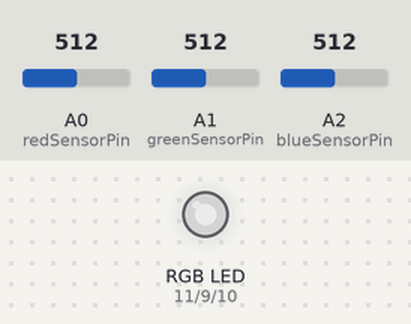
Bench run of a sketch on a simulated Arduino Uno, built with avr-gcc and run on an emulated ATmega328P. On the bench: an RGB LED mixed from three pins (HIGH = lit). The test bench sets the inputs (shaded band); at power-on: A0 (redSensorPin) = 512, A1 (greenSensorPin) = 512, A2 (blueSensorPin) = 512. Dim RGB values are drawn brighter than linear; what the sketch prints to the serial monitor is not drawn.

Above: at 1.2 s.
1.3 s: A0 (redSensorPin) set to 407
At 1.8 s:
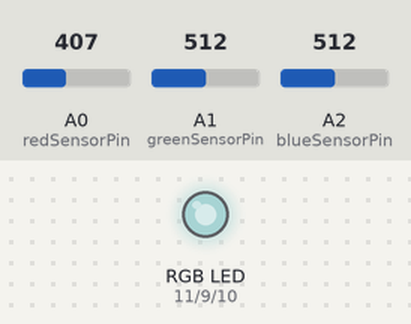
3.3 s: A0 (redSensorPin) set to 385
At 4.1 s:
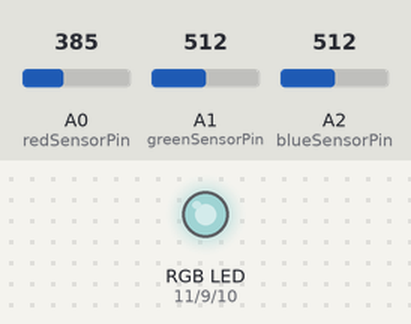
5.1 s: A1 (greenSensorPin) set to 407
At 6.5 s:
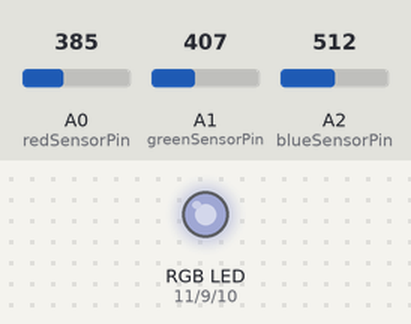
6.9 s: A1 (greenSensorPin) set to 390
At 8.0 s:
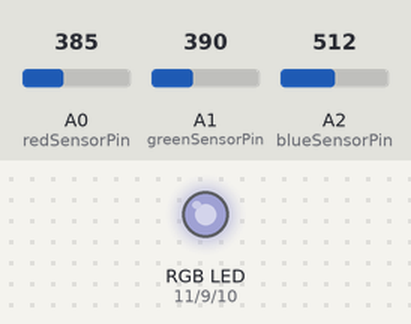
8.7 s: A2 (blueSensorPin) set to 409
At 9.9 s:
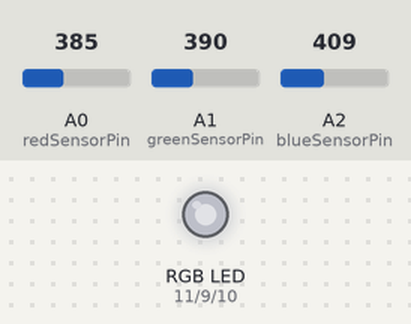
10.5 s: A2 (blueSensorPin) set to 387
At 11.8 s:
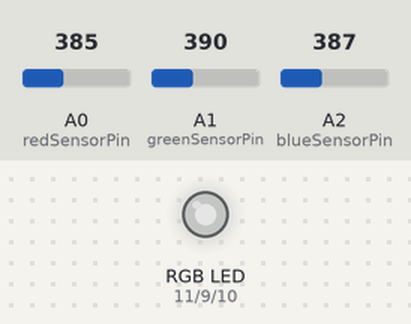
Timing chart, 0 to 13.3 s (numbered marks = the images above; inputs shaded):
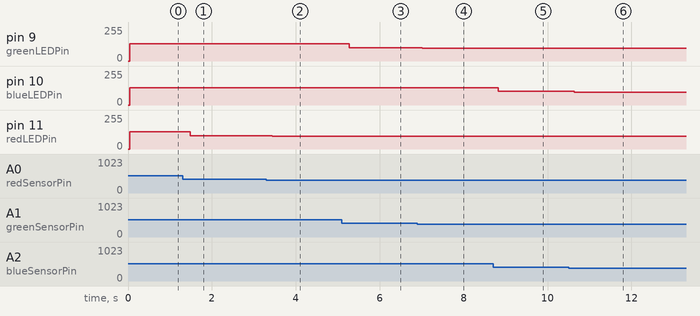

The sketch:

Color_Mixing_Lamp.ino
```cpp
const int greenLEDPin = 9;
const int blueLEDPin = 10;
const int redLEDPin = 11;

const int redSensorPin = A0;
const int greenSensorPin = A1;
const int blueSensorPin = A2;

int redValue = 0;
int blueValue = 0;
int greenValue = 0;

int redSensorValue = 0;
int blueSensorValue = 0;
int greenSensorValue = 0;

void setup() {
  // put your setup code here, to run once:
  Serial.begin(9600);
  pinMode(greenLEDPin, OUTPUT);
  pinMode(blueLEDPin, OUTPUT);
  pinMode(redLEDPin, OUTPUT);
}

void loop() {
  // put your main code here, to run repeatedly:
  redSensorValue = analogRead(redSensorPin);
  delay(5);
  blueSensorValue = analogRead(blueSensorPin);
  delay(5);
  greenSensorValue = analogRead(greenSensorPin);
  Serial.print("Raw Sensor Values \t Red:");
  Serial.print(redSensorValue);
  Serial.print("\t Blue:");
  Serial.print(blueSensorValue);
  Serial.print("\t Green:");
  Serial.print(greenSensorValue);

  redValue = redSensorValue/4;
  blueValue = blueSensorValue/4;
  greenValue = greenSensorValue/4;

  Serial.print("Mapped Sensor Values \t Red:");
  Serial.print(redValue);
  Serial.print("\t Blue:");
  Serial.print(blueValue);
  Serial.print("\t Green:");
  Serial.print(greenValue);

  analogWrite(redLEDPin, redValue);
  analogWrite(blueLEDPin, blueValue);
  analogWrite(greenLEDPin, greenValue);
}
```

Measured:
- after the input at 1.3 s, pin 11 (redLEDPin): 128/255 → 101/255 after 0.19 s
- after the input at 3.3 s, pin 11 (redLEDPin): 101/255 → 96/255 after 0.14 s
- after the input at 5.1 s, pin 9 (greenLEDPin): 128/255 → 101/255 after 0.18 s
- after the input at 6.9 s, pin 9 (greenLEDPin): 101/255 → 97/255 after 0.11 s
- after the input at 8.7 s, pin 10 (blueLEDPin): 128/255 → 102/255 after 0.12 s
- after the input at 10.5 s, pin 10 (blueLEDPin): 102/255 → 96/255 after 0.14 s
